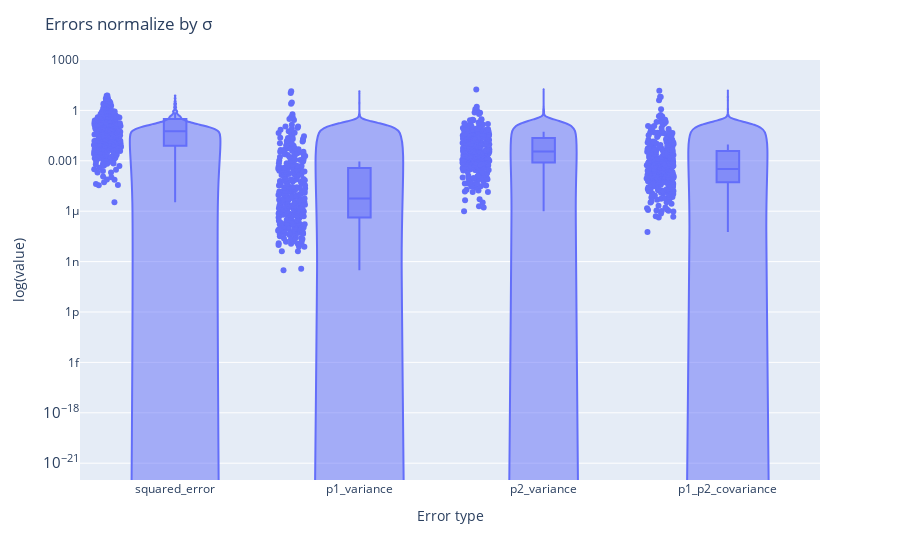

The notebook cell saved with this chart:
### Code cell
# violin plots of the errors
for errors in ["p1_variance", "p2_variance", "p1_p2_covariance"]:
    kinetics_df[errors] = kinetics_df[errors].apply(lambda x: np.absolute(x))
fig = px.violin(kinetics_df, y=["squared_error", "p1_variance", "p2_variance", "p1_p2_covariance"], box=True, points="all", log_y=True)
fig.update_layout(title="Errors normalize by \u03C3", xaxis_title="Error type", yaxis_title="value", yaxis=dict(title="log(value)", range=(-22, 3)))
fig.show()

### Figure 1 — Plotly figure (JSON) as saved in the notebook; plotly's stock layout.template omitted (floating-point values rounded to 4 significant figures; data arrays with more than 128 entries replaced by an {"elided": "..."} marker saying what was removed)
{"data": [{"alignmentgroup": "True", "box": {"visible": true}, "hovertemplate": "variable=%{x}<br>value=%{y}<extra></extra>", "legendgroup": "", "marker": {"color": "#636efa"}, "name": "", "offsetgroup": "", "orientation": "v", "points": "all", "scalegroup": "True", "showlegend": false, "x": {"elided": "1252 str values"}, "x0": " ", "xaxis": "x", "y": {"elided": "1252 float values"}, "y0": " ", "yaxis": "y", "type": "violin"}], "layout": {"xaxis": {"anchor": "y", "domain": [0.0, 1.0], "title": {"text": "Error type"}}, "yaxis": {"anchor": "x", "domain": [0.0, 1.0], "title": {"text": "log(value)"}, "type": "log", "range": [-22, 3]}, "legend": {"tracegroupgap": 0}, "margin": {"t": 60}, "violinmode": "group", "title": {"text": "Errors normalize by σ"}}}
